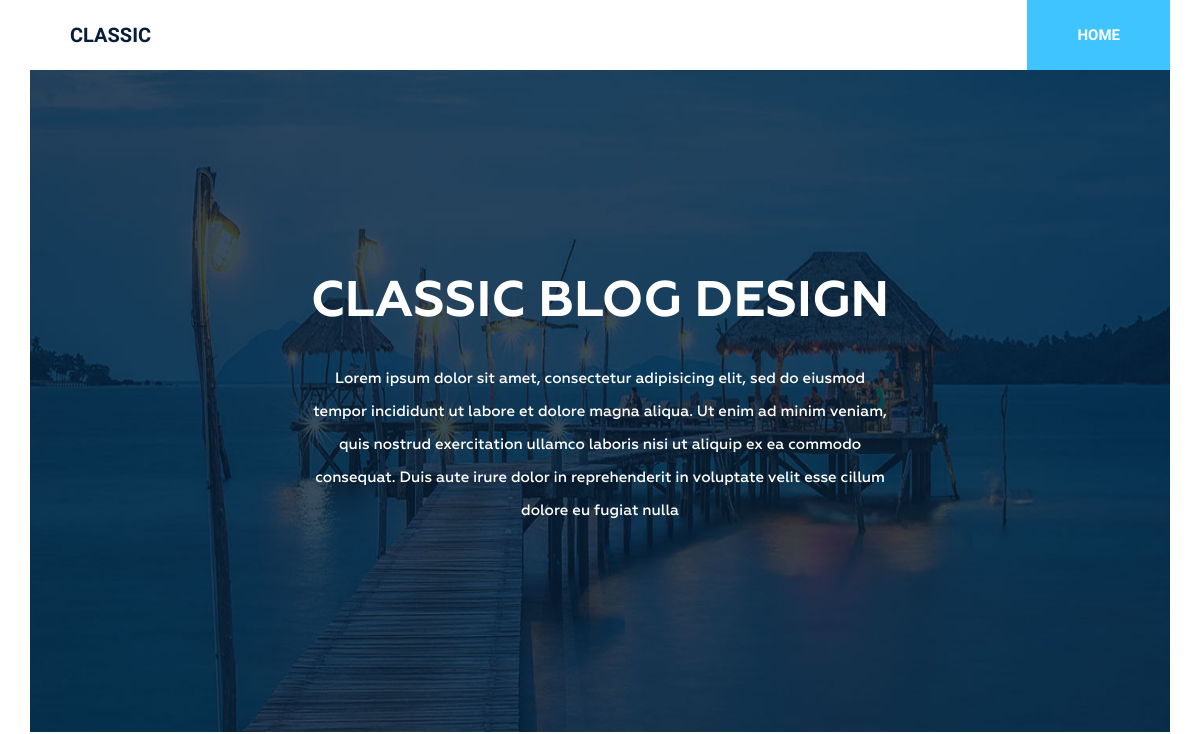
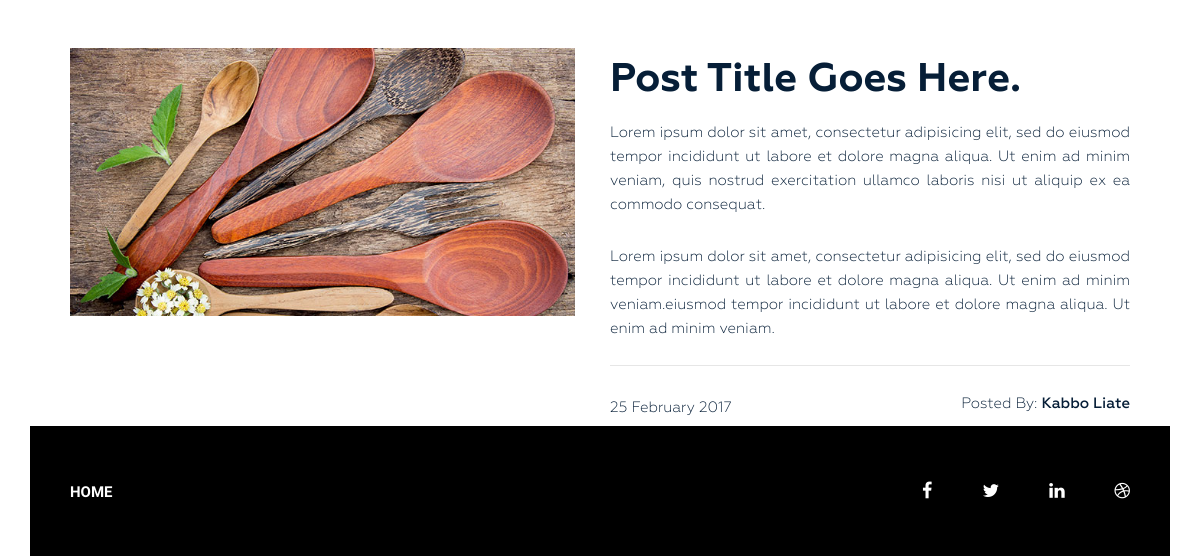
/, run on an earlier commit of the app's database (2 pictures, top to bottom).
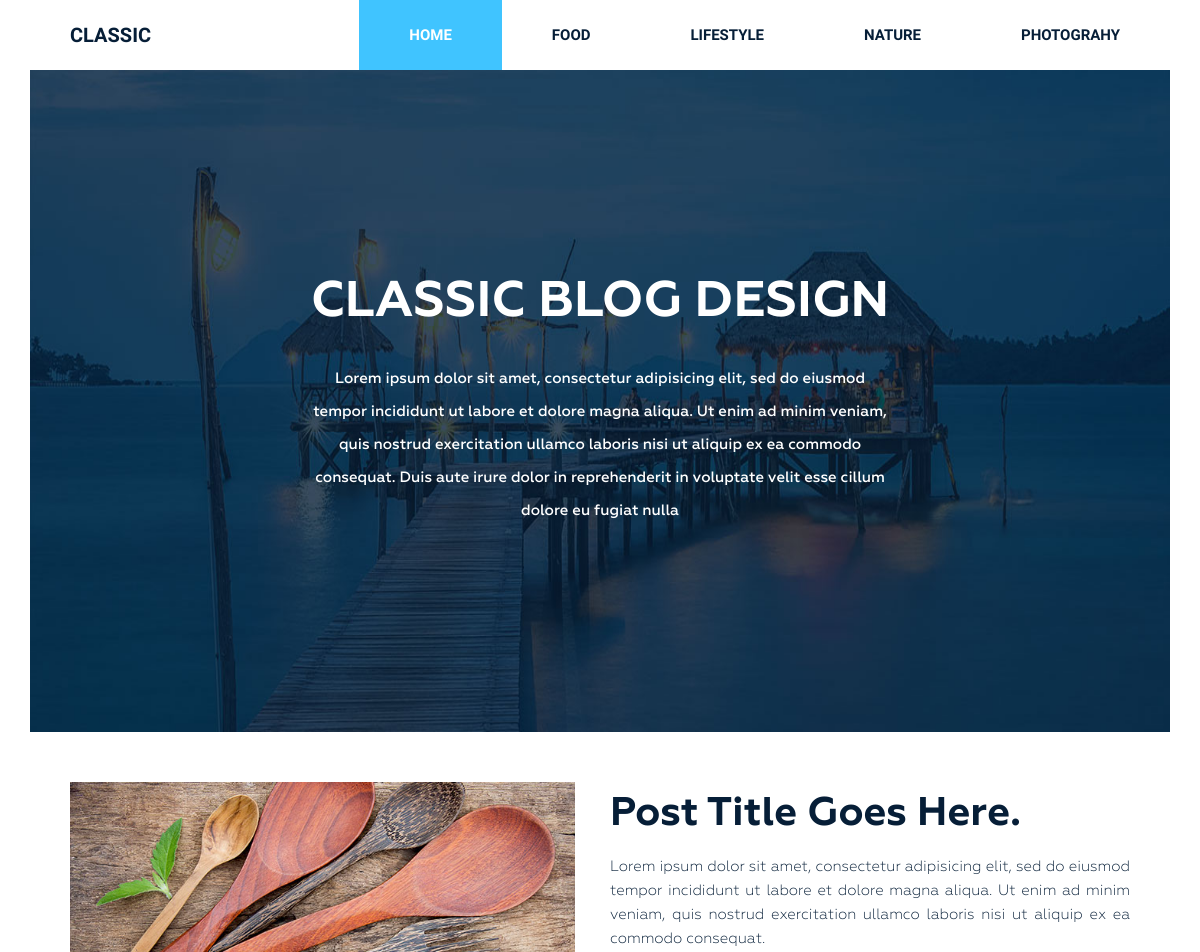
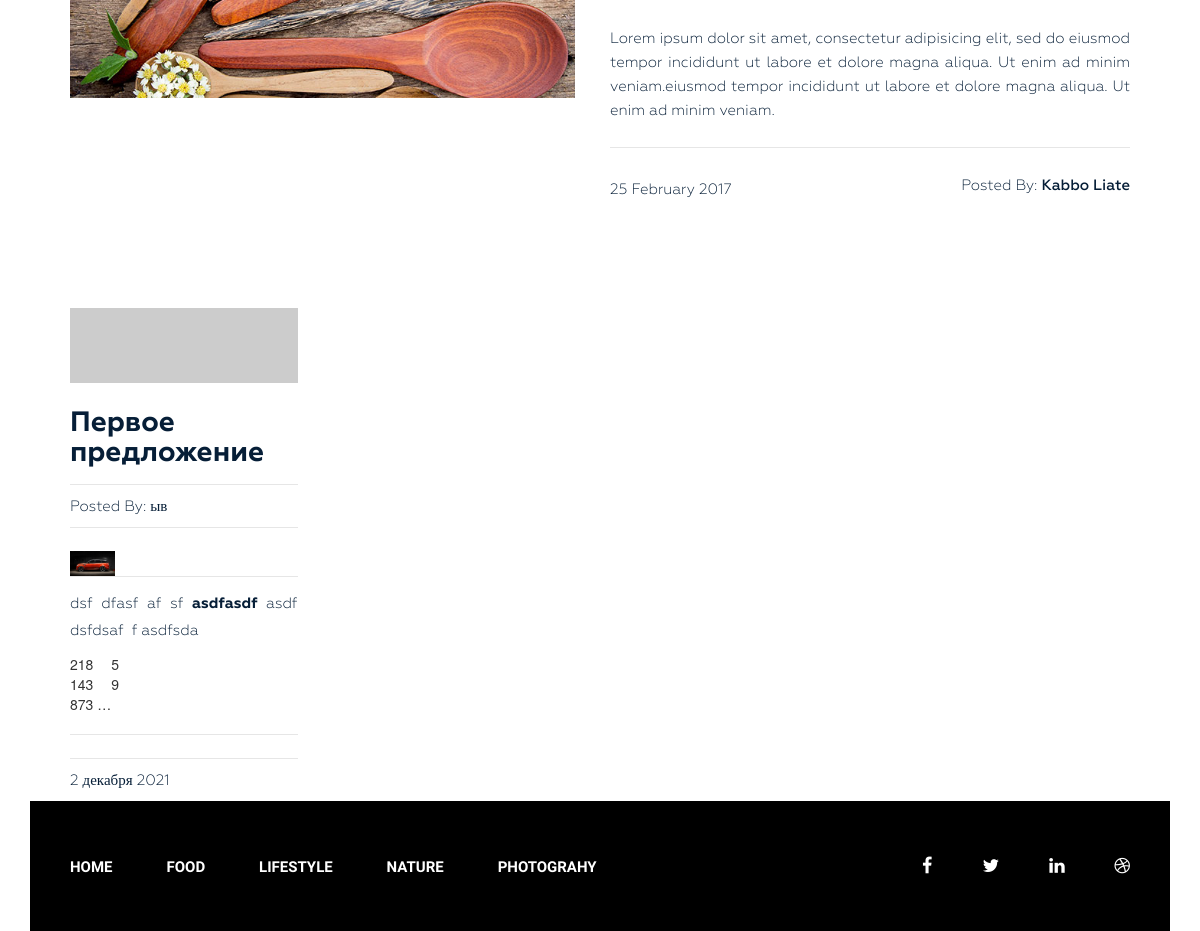
And on a later commit of the database (2 pictures, top to bottom).
### blog/models.py (models this page shows, shortened)
class Category(models.Model):
    title = models.CharField(max_length=255)
    slug = models.SlugField(max_length=255, verbose_name='Url', unique=True)
    def get_absolute_url(self):
        return reverse('category', kwargs={"slug": self.slug})
    class Meta:
        ordering = ['title']
        verbose_name = 'Категория'
        verbose_name_plural = 'Категории'

class Post(models.Model):
    title = models.CharField(max_length=255, verbose_name='Заголовок')
    slug = models.SlugField(max_length=255, verbose_name='Url для СЕО', unique=True)
    author = models.CharField(max_length=100)
    content = CKEditor5Field(config_name='extends', blank=True)
    created_at = models.DateTimeField(auto_now_add=True, verbose_name='Опубликовано') #Дата создается в момент создания
    photo = models.ImageField(upload_to="photos/%Y/%m/%d/", blank=True)
    views = models.IntegerField(default=0, verbose_name="Кол-во просмотров")
    category = models.ForeignKey(Category, on_delete=models.PROTECT, related_name='posts') # Если первичная модель до поста, то можно писать ввиде ссылки,
    tags = models.ManyToManyField(Tag, blank=True, related_name='posts')
    def get_absolute_url(self):
        return reverse('post', kwargs={"slug": self.slug})
    class Meta:
        ordering = ['-created_at']
        verbose_name = 'Пост'
        verbose_name_plural = 'Посты'

### blog/views.py (the view)
# urls.py: path('', Home.as_view(), name = 'home'),
class Home(ListView):
    model = Post
    template_name = 'blog/index.html'
    context_object_name = 'posts'
    paginate_by = 4
    def get_context_data(self, *, object_list=None, **kwargs):
        context = super().get_context_data(**kwargs)
        context['title'] = 'Classic blog design'
        return context

### blog/templatetags/menu.py (called while the page is built)
@register.inclusion_tag('blog/menu_tpl.html')
def show_menu(menu_class='menu'):
    categories = Category.objects.all()
    return {"categories": categories, "menu_class": menu_class}

### blog/templates/blog/index.html (shortened to what this page needs)
{% extends 'base.html' %}
{% load static %}
{% block content %}
        <section class="bg-text-area">
            <div class="container">
                <div class="row">
                    <div class="col-md-12">
                        <div class="bg-text">
                            <h3>Classic BLOG Design</h3>
                            <p>Lorem ipsum dolor sit amet, consectetur adipisicing elit, sed do eiusmod tempor incididunt ut labore et dolore magna aliqua. Ut enim ad minim veniam, quis nostrud exercitation ullamco laboris nisi ut aliquip ex ea commodo consequat. Duis aute irure dolor in reprehenderit in voluptate velit esse cillum dolore eu fugiat nulla </p>
                        </div>
                    </div>
                </div>
            </div>
        </section>
        <section class="blog-post-area">
            <div class="container">
                <div class="row">
                    <div class="blog-post-area-style">
                            <div class="col-md-12">
                                <div class="single-post-big">
                                    <div class="big-image">
                                        <img src="{% static 'img/post-image1.jpg' %}" alt="">
                                    </div>
                                    <div class="big-text">
                                        <h3><a href="#">Post Title Goes Here.</a></h3>
                                        <p>Lorem ipsum dolor sit amet, consectetur adipisicing elit, sed do eiusmod tempor incididunt ut labore et dolore magna aliqua. Ut enim ad minim veniam, quis nostrud exercitation ullamco laboris nisi ut aliquip ex ea commodo consequat.</p>
                                        <p>Lorem ipsum dolor sit amet, consectetur adipisicing elit, sed do eiusmod tempor incididunt ut labore et dolore magna aliqua. Ut enim ad minim veniam.eiusmod tempor incididunt ut labore et dolore magna aliqua. Ut enim ad minim veniam.</p>
                                        <h4><span class="date">25 February 2017</span><span class="author">Posted By: <span class="author-name">Kabbo Liate</span></span>
                                        </h4>
                                    </div>
                                </div>
                            </div>
                        {% for post in posts %}
                            <div class="col-md-3">
                                <div class="single-post">
                                    {% if post.photo %}
                                    <img src="{{ post.photo.url }}" alt="" width="350" class="mr-3">
                                    {% else %}
                                    <img src="https://picsum.photos/id/1060/350/235/?blur=2" alt="" width="350" class="mr-3">
                                    {% endif%}
                                    <h3><a href="{{ post.get_absolute_url }}">{{ post.title }}</a></h3>
                                    <h4><span>Posted By: <span class="author-name">{{ post.author }}</span></span>
                                    </h4>
                                    <p>{{ post.content|truncatewords_html:20|safe }}</p>
                                    <h4><span> {{ post.created_at|date:"j E Y" }}</span></h4>
                                </div>
                            </div>
                        {% endfor %}
                    </div>
                </div>
            </div>
        </section>
{% endblock %}

What changed in the data, as far as the page shows it:
added Category: title "FOOD"
added Category: title "LIFESTYLE"
added Category: title "NATURE"
added Category: title "PHOTOGRAHY"
added Post: title "Первое предложение", author "ыв", content (picture), content "dsf dfasf af sf asdfasdf asdf dsfdsaf f asdfsda 2 1 8 5 1 4 3 9 8 7 3 …", created_at "2 декабря 2021"
